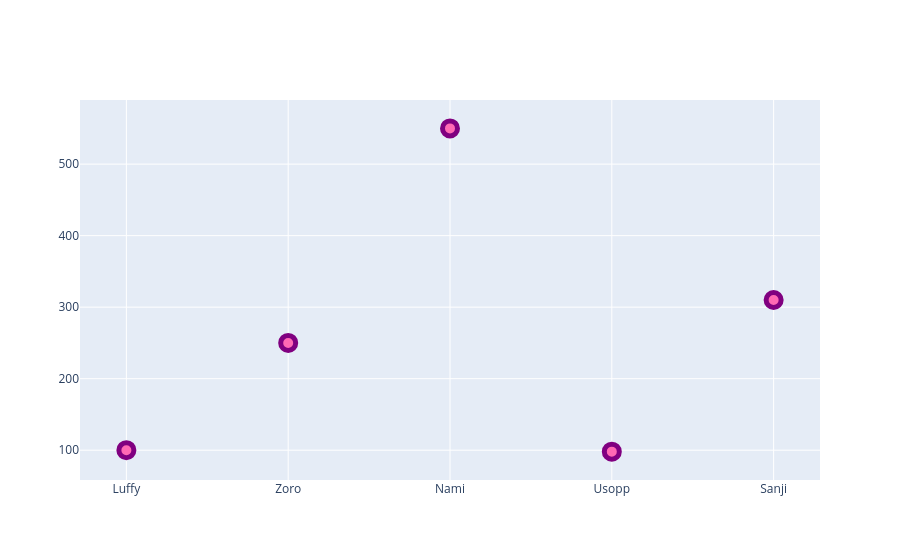

This figure's notebook cell:
### Code cell
graph = go.Figure()

graph.add_trace(go.Scatter(
    x=x1,
    y=y1,
    mode = 'markers',
    marker = dict(size=15,
                  color = 'hotpink',
                  opacity =1,
                  line = dict(width = 5, color = 'purple'))
))

### Figure 1 — Plotly figure (JSON) as saved in the notebook; plotly's stock layout.template omitted (floating-point values rounded to 4 significant figures)
{"data": [{"marker": {"color": "hotpink", "line": {"color": "purple", "width": 5}, "opacity": 1, "size": 15}, "mode": "markers", "type": "scatter", "x": ["Luffy", "Zoro", "Nami", "Usopp", "Sanji"], "y": [100, 250, 550, 98, 310]}], "layout": {}}
